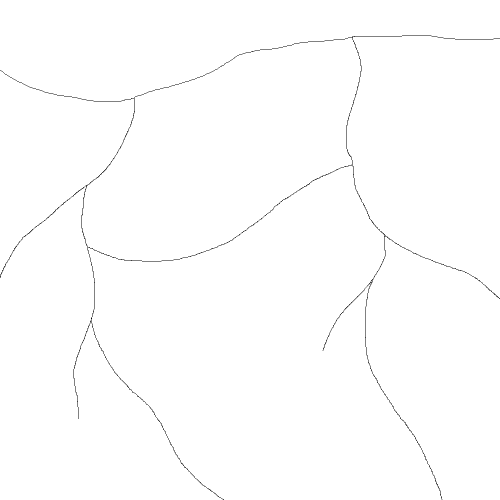
%> input picture vesselimage2D.bmp, 1000 x 1000 px (shown at 1/2 size)
$ octave --eval "Vasculature3D;"   (GNU Octave 9; MATLAB toolbox functions it lacks are replaced by stand-ins)
%> lines starting %> are read from the running program, lines starting %| are printed output that depends on the picture
function  Vasculature3D()

% Generate a 3D vasculature image based on hand draw 2D
% vasculature image named vesselimage2D.bmp.

filepath=cd;
filepath=strcat(filepath,'\vesselimage2D.bmp');
data=imread(filepath);
%> data is the input picture: size 1000x1000x3 uint8; 99.5% white; black in thin lines or dots
image01=data(:,:,2);
%> image01: size 1000x1000 uint8; 99.5% white; black in thin lines or dots
image01=im2double(image01);
%> image01: size 1000x1000 double; values 0 (black) and 1 (white), 99.5% white; black in thin lines or dots
[N,N]=size(image01);
%> N = 1000
test=image01(:);
index=find(test<1);
%> index = 4726 values from 141 to 999598

% Generate a 3D curve
[y,x] = meshgrid([1:1000]);

z1 = 200*exp(-x.^2/(2*380^2));  % surface1
z2 = 300*exp(-((x-450).^2+(y-480).^2)/(2*300^2))-60;  % surface2
z3 = 200*exp(-(x-1050).^2/(2*100^2));  % surface3
z4 = 200*exp(-(y-1080).^2/(2*100^2));  % surface4
z5 = -150*exp(-((x-1000).^2+(y-1000).^2)/(2*100^2));  % surface5
z= (z1+z2+z3+z4+z5+50)/2;

% Draw 3D images after Processing
yy0=(index-mod(index,N))/N;
%> yy0 = 4726 values from 0 to 999
xx0=index-yy0*N;
%> xx0 = 4726 values, max 999 at index 2266, min 0 at index 2270, mean 463.8
zz0=test(index)+z(index);
%> zz0 = 4726 values, max 195.3 at index 2508, min 47.63 at index 4190, mean 127.3

yy=((index-mod(index,N))/N)/5;
%> yy = 4726 values from 0 to 199.8
xx=(index-yy0*N)/5;
%> xx = 4726 values, max 199.8 at index 2266, min 0 at index 2270, mean 92.76
zz=(test(index)+z(index)-42)/147*200;
%> zz = 4726 values, max 208.5 at index 2508, min 7.66 at index 4190, mean 116.1

index=find(xx==0);
%> index = [2270; 2273]
%> `Vasculature3D;`:
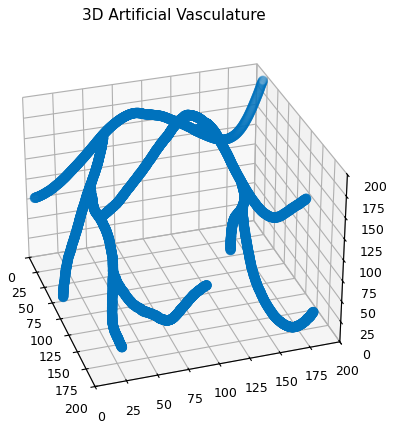
%> figure redrawn from the program's plot data
xx(index)=[];
yy(index)=[];
zz(index)=[];

scatter3(xx,yy,zz,40,'r.')

axis([0 200 0 200 0 200])
title('3D Artificial Vasculature')
view(72,30)

end
